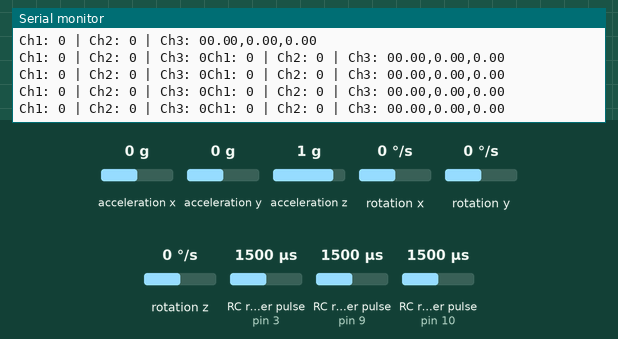
Recording of a sketch running on a simulated Arduino Uno, built with avr-gcc and run on an emulated ATmega328P. Shown: the last lines printed to the serial monitor. Wiring (inferred from the names in the program): 3 × RC receiver channel: data pin 3 / data pin 9 / data pin 10. The inputs (shaded band) are chosen by the test bench; at power-on: acceleration x 0 g, RC receiver pulse (sensors on pin 3, pin 9, pin 10) 1500 µs, acceleration y 0 g, acceleration z 1 g, rotation x 0 °/s, rotation y 0 °/s, rotation z 0 °/s.

Above: at 1.7 s.
1.8 s: acceleration x set to -1.4 g
At 1.83 s:
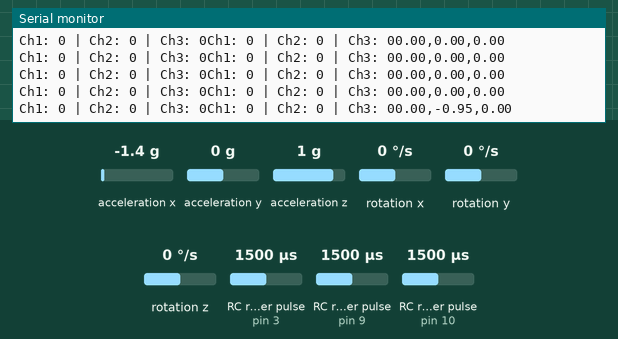
3.3 s: RC receiver pulse (sensor on pin 3) set to 1020 µs
At 3.33 s:
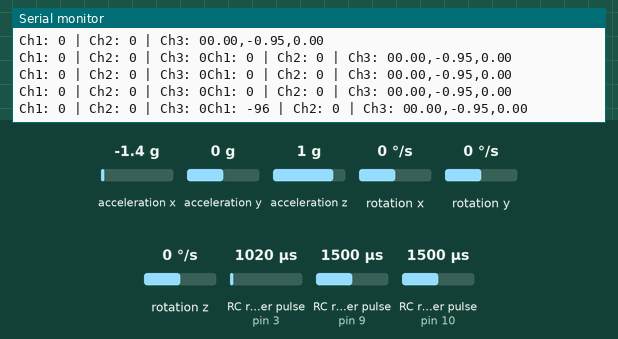
6.3 s: RC receiver pulse (sensor on pin 9) set to 1020 µs
At 6.31 s:
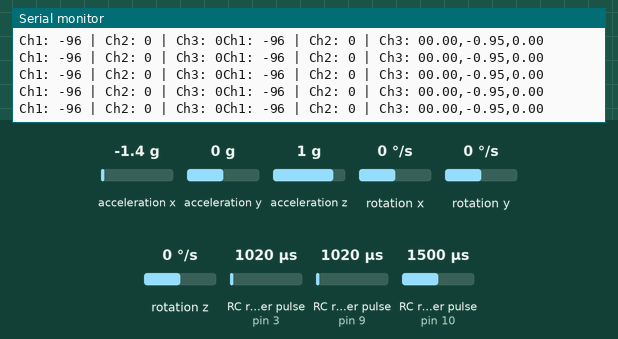
7.8 s: RC receiver pulse (sensor on pin 10) set to 1020 µs
At 7.81 s:
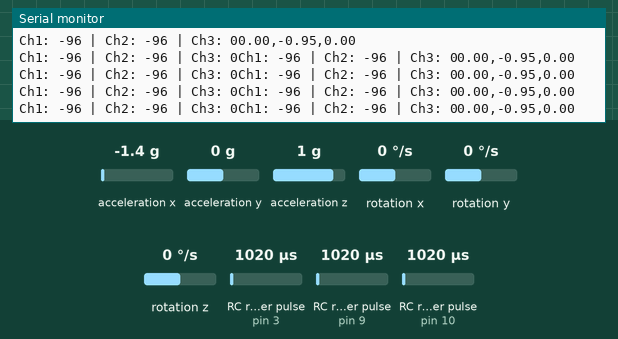
9.3 s: acceleration y set to -1.4 g
At 9.31 s:
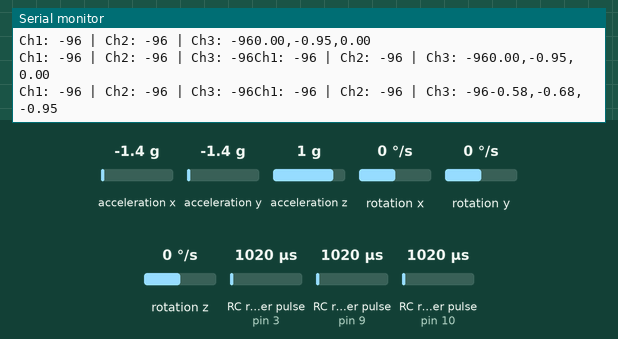
10.8 s: acceleration z set to -1.4 g
At 10.83 s:
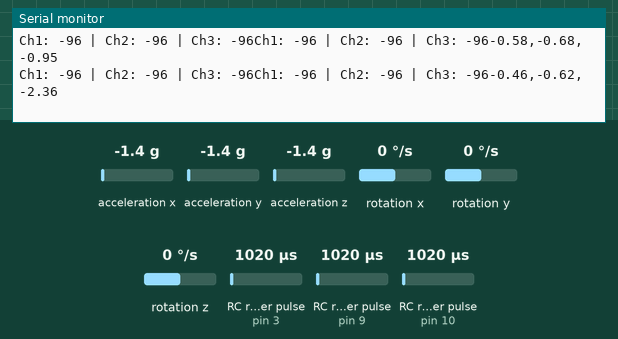
Timing chart, 0 to 13.3 s (numbered marks = the images above; inputs shaded):
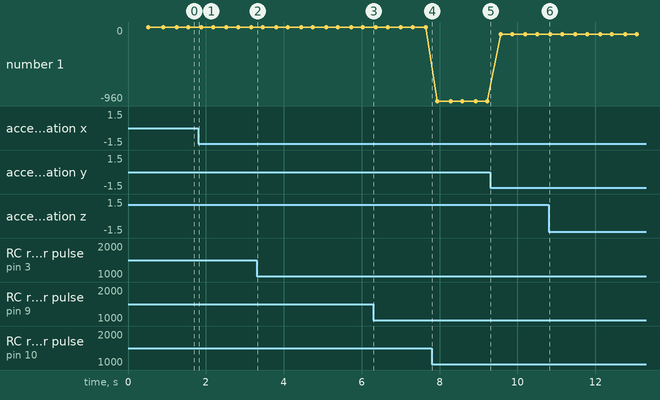

Measured:
- after the input at 1.8 s, the serial monitor: prints a new line at once (image 1)
- after the input at 3.3 s, the serial monitor: prints a new line at once (image 2)
- after the input at 10.8 s, the serial monitor: prints a new line at once (image 6)
- plotted number 1: 0 → -960 after the input at 7.8 s

The sketch:

mpu_ready_to_coding.ino
```cpp
#include "I2Cdev.h"
#include "MPU6050_6Axis_MotionApps20.h"
MPU6050 mpu;
uint8_t fifoBuffer[45];         // буфер

#define CH1 3
#define CH2 9
#define CH3 10
int ch1Value;
int ch2Value;
int ch3Value;
float ypr[3];

int readChannel(int channelInput, int minLimit, int maxLimit, int defaultValue){
  int ch = pulseIn(channelInput, HIGH, 30000);
  if (ch < 100) return defaultValue;
  return map(ch, 1000, 2000, minLimit, maxLimit);
}
void get_channels() {
  ch1Value = readChannel(CH1, -100, 100, 0);
  ch2Value = readChannel(CH2, -100, 100, 0);
  ch3Value = readChannel(CH3, -100, 100, -100);
  Serial.print("Ch1: ");
  Serial.print(ch1Value);
  Serial.print(" | Ch2: ");
  Serial.print(ch2Value);
  Serial.print(" | Ch3: ");
  Serial.print(ch3Value);
}

void get_mpu6050_info()
{
  static uint32_t tmr;
  if (millis() - tmr >= 11) {  // таймер на 11 мс (на всякий случай)
    if (mpu.dmpGetCurrentFIFOPacket(fifoBuffer)) {
      // переменные для расчёта (ypr можно вынести в глобал)
      Quaternion q;
      VectorFloat gravity;
      //float ypr[3];
      // расчёты
      mpu.dmpGetQuaternion(&q, fifoBuffer);
      mpu.dmpGetGravity(&gravity, &q);
      mpu.dmpGetYawPitchRoll(ypr, &q, &gravity);
      // выводим результат в радианах (-3.14, 3.14)
      Serial.print(ypr[0]); // вокруг оси Z
      Serial.print(',');
      Serial.print(ypr[1]); // вокруг оси Y
      Serial.print(',');
      Serial.print(ypr[2]); // вокруг оси X
      Serial.println();
      // для градусов можно использовать degrees()
      tmr = millis();  // сброс таймера
    }
  }
}
void setup() {
  Serial.begin(115200);
  Wire.begin();
  //Wire.setClock(1000000UL);   // разгоняем шину на максимум
  // инициализация DMP
  mpu.initialize();
  mpu.dmpInitialize();
  mpu.setDMPEnabled(true);

  pinMode(CH1, INPUT);
  pinMode(CH2, INPUT);
  pinMode(CH3, INPUT);
}
void loop() {
  get_mpu6050_info();
  get_channels();
}
```
